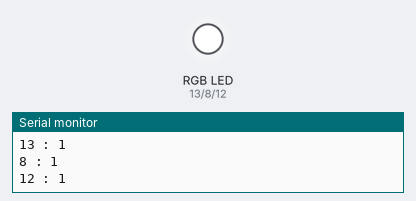
A program run on a simulated Arduino Uno, built with avr-gcc and run on an emulated ATmega328P. Parts: an RGB LED mixed from three pins (HIGH = lit), the last lines printed to the serial monitor.

Above: at 1.0 s.
At 3.0 s:
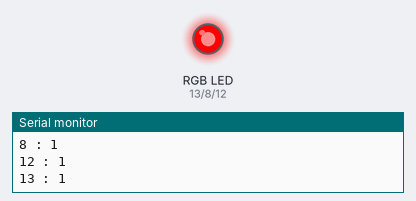
At 5.0 s:
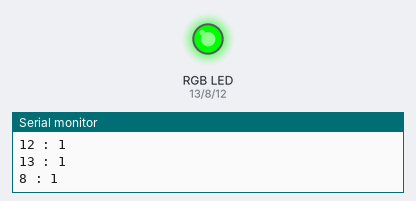
At 7.0 s:
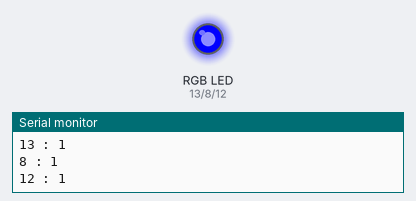
Timing chart, 0 to 10.4 s (numbered marks = the images above):
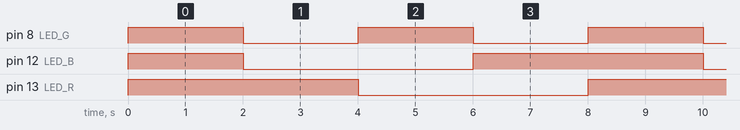

Measured:
- by itself, pin 8 (LED_G): alternates HIGH for 2.0 s and LOW for 2.0 s
- by itself, pin 12 (LED_B): repeats every 8.0 s: LOW 4.0 s, HIGH 4.0 s
- by itself, pin 13 (LED_R): alternates HIGH for 4.0 s and LOW for 4.0 s

The program:

main.cpp
```cpp
#include <Arduino.h>

/**
 * Basic use of the RGB LED
 */

// Define color by Digital ports Output
const int LED_G = 8;
const int LED_B = 12;
const int LED_R = 13;

void setup()
{
  Serial.begin(9600); //DEBUG
  pinMode(LED_R, OUTPUT);
  pinMode(LED_G, OUTPUT);
  pinMode(LED_B, OUTPUT);
}

void loop()
{
  int colors[] = {LED_R, LED_G, LED_B};
  setColor(colors, 3);
  delay(2000);
  int colors2[] = {LED_R};
  setColor(colors2, 1);
  delay(2000);
  int colors3[] = {LED_G};
  setColor(colors3, 1);
  delay(2000);
  int colors4[] = {LED_B};
  setColor(colors4, 1);
  delay(2000);
}

void setColor(int colors[], int arraySize)
{
  PORTB = 0b000000; // PORTS 8 to 13 on LOW
  for (int id = 0; id < arraySize; id++)
  {
    digitalWrite(colors[id], HIGH);
    Serial.println((String)colors[id] + " : " + digitalRead(colors[id])); //DEBUG
  }
}
```
